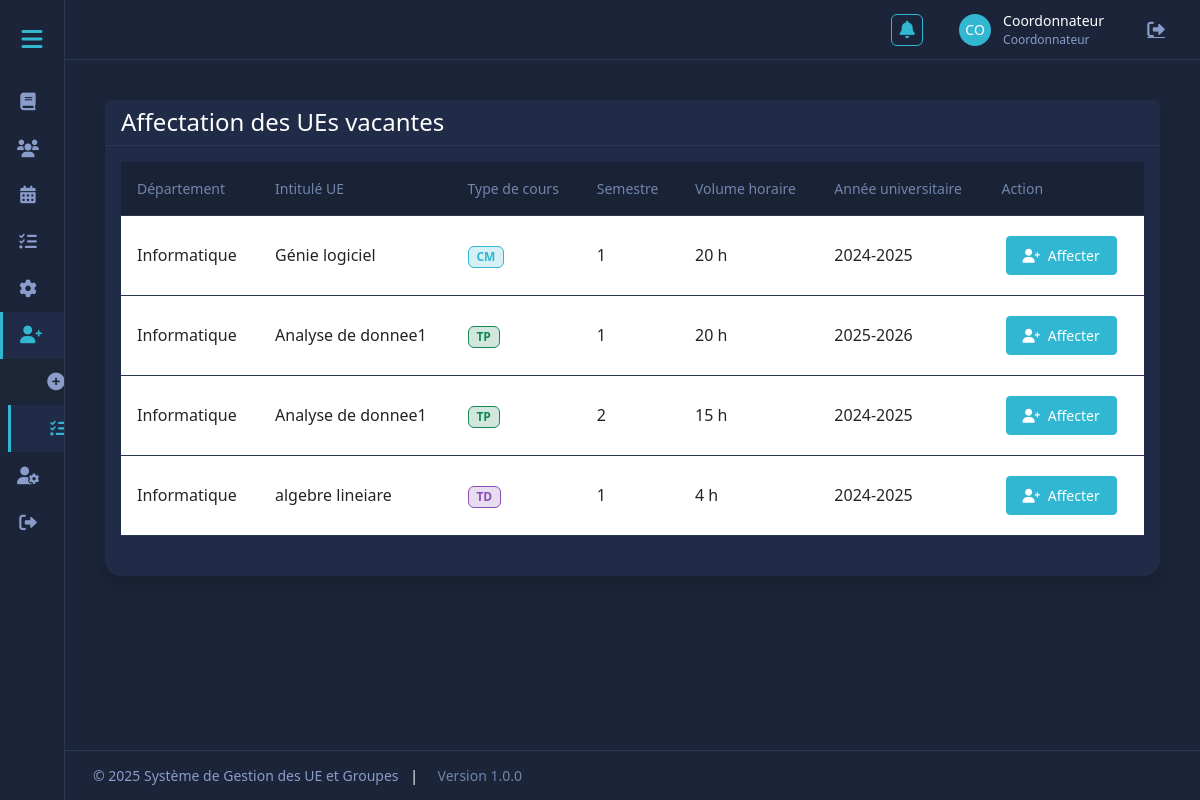
The app's page /web-project2/vacataire/liste_ue_vacant.php with its own data.
### tables this page shows
CREATE TABLE `unites_vacantes_vacataires` (
  `id` int(11) NOT NULL,
  `id_unite_enseignement` int(11) NOT NULL,
  `annee_universitaire` varchar(10) NOT NULL,
  `semestre` int(11) NOT NULL,
  `type_cours` enum('CM','TD','TP') NOT NULL,
  `volume_horaire` float NOT NULL,
  `date_declaration` timestamp NOT NULL DEFAULT current_timestamp(),
  `id_departement` int(11) DEFAULT NULL,
  `id_filiere` int(11) DEFAULT NULL
);

CREATE TABLE `departements` (
  `id` int(11) NOT NULL,
  `nom` varchar(100) NOT NULL,
  `description` text DEFAULT NULL,
  `date_creation` timestamp NOT NULL DEFAULT current_timestamp()
);

CREATE TABLE `unites_enseignement` (
  `id` int(11) NOT NULL,
  `code` varchar(20) NOT NULL,
  `intitule` varchar(100) NOT NULL,
  `description` text DEFAULT NULL,
  `specialite` varchar(50) NOT NULL,
  `id_filiere` int(11) DEFAULT NULL,
  `id_departement` int(11) NOT NULL,
  `semestre` int(11) NOT NULL,
  `volume_horaire_cm` float DEFAULT 0,
  `volume_horaire_td` float DEFAULT 0,
  `volume_horaire_tp` float DEFAULT 0,
  `credits` int(11) NOT NULL,
  `annee_universitaire` varchar(10) NOT NULL,
  `id_responsable` int(11) DEFAULT NULL,
  `statut` enum('disponible','affecte','vacant') DEFAULT 'disponible',
  `date_creation` datetime DEFAULT current_timestamp(),
  `date_modification` datetime DEFAULT current_timestamp() ON UPDATE current_timestamp()
);

### web-project2/vacataire/liste_ue_vacant.php (the view, shortened to what this page needs)
<?php
require_once "../gestion-module-ue/includes/header.php";
echo '<link rel="stylesheet" href="style.css">';
try {
    $stmt = $conn->prepare("
        SELECT
            uv.id,
            uv.annee_universitaire,
            uv.semestre,
            uv.type_cours,
            uv.volume_horaire,
            uv.date_declaration,
            ue.intitule,
            d.nom as departement
        FROM unites_vacantes_vacataires uv
        JOIN unites_enseignement ue ON uv.id_unite_enseignement = ue.id
        JOIN departements d ON uv.id_departement = d.id
        ORDER BY uv.date_declaration DESC
    ");
    $stmt->execute();
    $ues = $stmt->get_result()->fetch_all(MYSQLI_ASSOC);
} catch (Exception $e) {
    $_SESSION['error'] = "Erreur : " . $e->getMessage();
}
?>
<div class="container mt-4">
    <div class="row">
        <div class="col-12">
            <div class="card shadow mb-4">
                <div class="card-header d-flex justify-content-between align-items-center bg-primary bg-gradient text-white">
                    <h4 class="mb-0">Affectation des UEs vacantes</h4>
                </div>
                <div class="card-body">
                    <div class="table-responsive">
                        <table class="table">
                            <thead class="table-light">
                                <tr>
                                    <th>Département</th>
                                    <th>Intitulé UE</th>
                                    <th>Type de cours</th>
                                    <th>Semestre</th>
                                    <th>Volume horaire</th>
                                    <th>Année universitaire</th>
                                    <th>Action</th>
                                </tr>
                            </thead>
                            <tbody>
                                <?php if (!empty($ues)): ?>
                                    <?php foreach ($ues as $ue): ?>
                                        <tr>
                                            <td><?= htmlspecialchars($ue['departement']) ?></td>
                                            <td><?= htmlspecialchars($ue['intitule']) ?></td>
                                            <td>
                                                <span class="badge bg-<?= $ue['type_cours'] === 'CM' ? 'info' : ($ue['type_cours'] === 'TD' ? 'primary' : 'success') ?>">
                                                    <?= htmlspecialchars($ue['type_cours']) ?>
                                                </span>
                                            </td>
                                            <td><?= htmlspecialchars($ue['semestre']) ?></td>
                                            <td><?= htmlspecialchars($ue['volume_horaire']) ?> h</td>
                                            <td><?= htmlspecialchars($ue['annee_universitaire']) ?></td>
                                            <td>
                                                <button type="button"
                                                        class="btn btn-sm btn-primary"
                                                        data-bs-toggle="modal"
                                                        data-bs-target="#affectationModal"
                                                        data-ue-id="<?= $ue['id'] ?>"
                                                        onclick="setUeId(<?= $ue['id'] ?>)">
                                                    <i class="fas fa-user-plus me-1"></i> Affecter
                                                </button>
                                            </td>
                                        </tr>
                                    <?php endforeach; ?>
                                <?php else: ?>
                                    <tr>
                                        <td colspan="7" class="text-center">Aucune UE vacante disponible.</td>
                                    </tr>
                                <?php endif; ?>
                            </tbody>
                        </table>
                    </div>
                </div>
            </div>
        </div>
    </div>
</div>
<?php
require_once "../gestion-module-ue/includes/footer.php";
?>

### web-project2/vacataire/style.css (style rules this page uses)
:root { --primary-bg: #1B2438; --secondary-bg: #1F2B47; --accent-color: #31B7D1; --text-color: #FFFFFF; --text-muted: #7086AB; --border-color: #2A3854; }
.card-header.bg-primary { background: var(--secondary-bg) !important; border-bottom: 1px solid var(--border-color); }
.btn-primary { background-color: var(--accent-color) !important; border-color: var(--accent-color) !important; color: #fff !important; }
.badge.bg-info { background-color: rgba(49, 183, 209, 0.2) !important; color: #31b7d1 !important; border: 1px solid #31b7d1; }
.badge.bg-primary { background-color: rgba(138, 80, 180, 0.2) !important; color: #8a50b4 !important; border: 1px solid #8a50b4; }
.badge.bg-success { background-color: rgba(25, 135, 84, 0.2) !important; color: #198754 !important; border: 1px solid #198754; }
.table { color: var(--text-color) !important; }
.table-light, .table-light > th, .table-light > td { background-color: rgba(35, 44, 67, 0.5) !important; color: var(--text-color) !important; }
.card { background-color: var(--secondary-bg); border: none; box-shadow: 0 0.5rem 1rem rgba(0, 0, 0, 0.15); }

### web-project2/gestion-module-ue/includes/header.php (style rules this page uses)
:root { --primary-bg: #1B2438; --secondary-bg: #1F2B47; --accent-color: #31B7D1; --text-color: #FFFFFF; --text-muted: #7086AB; --border-color: #2A3854; --header-bg: var(--secondary-bg); --top-nav-height: 60px; --footer-height: 50px; --sidebar-width-collapsed: 65px; --sidebar-width-expanded: 280px; --spacing-xs: 0.25rem; --spacing-sm: 0.5rem; --spacing-md: 1rem; --spacing-lg: 1.5rem; --spacing-xl: 2rem; --content-padding: var(--spacing-md); --section-margin: var(--spacing-md); --card-padding: var(--spacing-md); --form-spacing: var(--spacing-md); }
* { margin: 0; padding: 0; box-sizing: border-box; }
body { background-color: var(--primary-bg); color: var(--text-color); font-family: system-ui, -apple-system, "Segoe UI", Roboto, sans-serif; min-height: 100vh; display: flex; flex-direction: column; }
.card, .stat-card { background: var(--secondary-bg); color: var(--text-color); border-radius: 1rem; box-shadow: 0 2px 8px rgba(0,0,0,0.08); border: none; }
.row { margin-bottom: var(--spacing-md); }
.mb-4 { margin-bottom: var(--spacing-lg) !important; }
.mt-4 { margin-top: var(--spacing-lg) !important; }
.table { background: var(--secondary-bg); color: var(--text-color); margin-bottom: var(--spacing-lg); }
.btn { padding: var(--spacing-sm) var(--spacing-md); margin: var(--spacing-xs); }
.btn, .action-button { background: transparent; color: var(--accent-color); border: 1px solid var(--accent-color); }

### records on screen
unites_vacantes_vacataires: id_departement.nom "Informatique", id_unite_enseignement.intitule "Génie logiciel", type_cours "CM", semestre "1", volume_horaire "20", annee_universitaire "2024-2025"
unites_vacantes_vacataires: id_departement.nom "Informatique", id_unite_enseignement.intitule "Analyse de donnee1", type_cours "TP", semestre "1", volume_horaire "20", annee_universitaire "2025-2026"
unites_vacantes_vacataires: id_departement.nom "Informatique", id_unite_enseignement.intitule "Analyse de donnee1", type_cours "TP", semestre "2", volume_horaire "15", annee_universitaire "2024-2025"
unites_vacantes_vacataires: id_departement.nom "Informatique", id_unite_enseignement.intitule "algebre lineiare", type_cours "TD", semestre "1", volume_horaire "4", annee_universitaire "2024-2025"

### other values on screen
substr($user_fullname, 0, 2) "CO"
$user_fullname "Coordonnateur"
